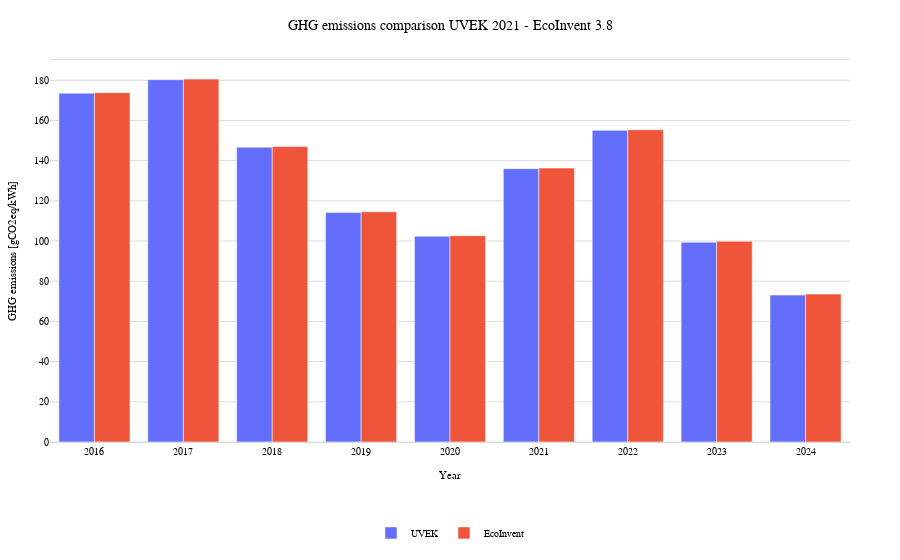

Notebook code cell kept with this figure:
### Code cell
df_prod_cons = pd.DataFrame({
    'UVEK': UVEK.resample('YE').mean().sum(axis=1),
    'EcoInvent': EcoInvent.resample('YE').mean().sum(axis=1),
})

fig = go.Figure()

for k, col in enumerate(df_prod_cons.columns):
    fig.add_trace(go.Bar(
        x=df_prod_cons.index.year.astype(str),
        y=df_prod_cons[col],
        name=col,
        offsetgroup=col
    ))

fig.update_xaxes(
    title=dict(font=dict(size=12, color="black")),
    tickfont=dict(size=10, color="black"),
    showline=True,
    linewidth=0.8,
    mirror=True,
    linecolor='lightgray',
    zeroline=True,
    zerolinecolor='lightgray',
    zerolinewidth=0.8,
)

fig.update_yaxes(
    title=dict(font=dict(size=12, color="black")),
    tickfont=dict(size=10, color="black"),
    showgrid=True,
    gridcolor='lightgray',
    gridwidth=0.8,
)

fig.update_layout(
    margin=dict(l=50, r=50, t=60, b=50),
    title=dict(text="GHG emissions comparison UVEK 2021 - EcoInvent 3.8", x=0.5,font=dict(size=14, color="black", family="Arial")),
    yaxis_title="GHG emissions [gCO2eq/kWh]",
    yaxis=dict(rangemode='tozero'),
    xaxis_title="Year",
    template='plotly_white',
    legend=dict(
        orientation="h",
        yanchor="top",
        y=-0.2,
        xanchor="center",
        x=0.5,
        bgcolor='rgba(255,255,255,0)',
        font=dict(size=10, color="black", family='Arial')
    ),
    font=dict(
        size=9,
        color="black",
        family = 'Arial'
    )
)

fig.update_annotations(font=dict(color="black", family='Arial'))

fig.show()

### Figure 1 — Plotly figure (JSON) as saved in the notebook; plotly's stock layout.template omitted (floating-point values rounded to 4 significant figures)
{"data": [{"name": "UVEK", "offsetgroup": "UVEK", "x": ["2016", "2017", "2018", "2019", "2020", "2021", "2022", "2023", "2024"], "y": [173.6, 180.3, 146.7, 114.2, 102.4, 136.0, 155.1, 99.4, 73.12], "type": "bar"}, {"name": "EcoInvent", "offsetgroup": "EcoInvent", "x": ["2016", "2017", "2018", "2019", "2020", "2021", "2022", "2023", "2024"], "y": [173.8, 180.6, 147.0, 114.5, 102.7, 136.3, 155.3, 99.88, 73.6], "type": "bar"}], "layout": {"xaxis": {"title": {"text": "Year"}, "tickfont": {"size": 10, "color": "black"}, "showline": true, "linewidth": 0.8, "mirror": true, "linecolor": "lightgray", "zeroline": true, "zerolinecolor": "lightgray", "zerolinewidth": 0.8}, "yaxis": {"title": {"text": "GHG emissions [gCO2eq/kWh]"}, "tickfont": {"size": 10, "color": "black"}, "showgrid": true, "gridcolor": "lightgray", "gridwidth": 0.8, "rangemode": "tozero"}, "margin": {"l": 50, "r": 50, "t": 60, "b": 50}, "title": {"font": {"size": 14, "color": "black", "family": "Arial"}, "text": "GHG emissions comparison UVEK 2021 - EcoInvent 3.8", "x": 0.5}, "legend": {"font": {"size": 10, "color": "black", "family": "Arial"}, "orientation": "h", "yanchor": "top", "y": -0.2, "xanchor": "center", "x": 0.5, "bgcolor": "rgba(255,255,255,0)"}, "font": {"size": 9, "color": "black", "family": "Arial"}}}
